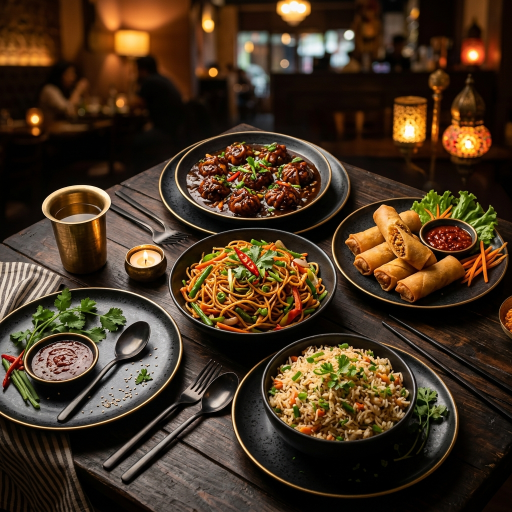
#> input picture images/chinese.png, 1024 x 1024 px (shown at 1/2 size); its folder holds only this picture in this run
$ python optimize_inplace.py
#> lines starting #> are read from the running program, lines starting #| are printed output that depends on the picture
import os
from PIL import Image

directories = ['images', 'Logo']
image_extensions = ('.png', '.jpg', '.jpeg')

saved_bytes = 0
processed_files = 0

for directory in directories:
    if not os.path.exists(directory):
        continue

    for root, _, files in os.walk(directory):
        for file in files:
            if file.lower().endswith(image_extensions):
                file_path = os.path.join(root, file)

                try:
                    original_size = os.path.getsize(file_path)

                    with Image.open(file_path) as img:
                        # Resize if image is larger than 800px wide (perfect for menu cards)
#> img is the input picture: PIL image 1024x1024 RGB; mean R, G, B 71.6, 52.6, 33.8
                        if img.width > 800:
                            ratio = 800.0 / img.width
#> ratio = 0.781
                            new_height = int(img.height * ratio)
#> new_height = 800
                            img = img.resize((800, new_height), Image.Resampling.LANCZOS)
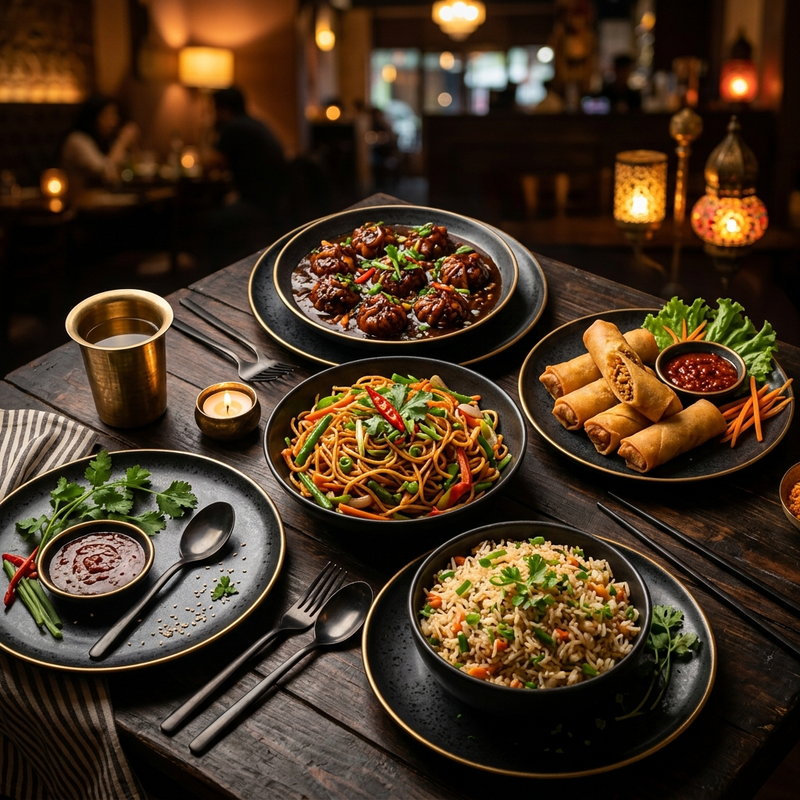
#> img: PIL image 800x800 RGB; mean R, G, B 71.6, 52.6, 33.8

                        # Save in original format
                        if file.lower().endswith('.png'):
                            img.save(file_path, 'PNG', optimize=True)
                        else:
                            # For JPG, use quality 75 for good compression
                            img.save(file_path, 'JPEG', quality=75, optimize=True)

                    new_size = os.path.getsize(file_path)

                    if new_size < original_size:
                        saved_bytes += (original_size - new_size)

                    processed_files += 1
                except Exception as e:
                    print(f"Error processing {file_path}: {e}")

print(f"Successfully optimized {processed_files} images in place!")
print(f"Total space saved: {saved_bytes / (1024 * 1024):.2f} MB")
